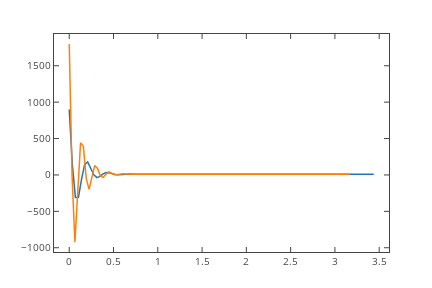

The notebook cell saved with this chart:
### Markdown cell above
Falta da aztertzea kontrol seinalea. Kontutan hartuko dugu bi aukerak, K=90, K=180

### Code cell
gu=c.feedback(K*(1+Td*s)/(1+Td*s*0.1),g1)
gu1=c.feedback(2*K*(1+Td*s)/(1+Td*s*0.1),g1)
t,u=c.step_response(gu)
t1,u1=c.step_response(gu1)
plt.plot(t,u,t1,u1)
f=plt.gcf();py.iplot_mpl(f)
